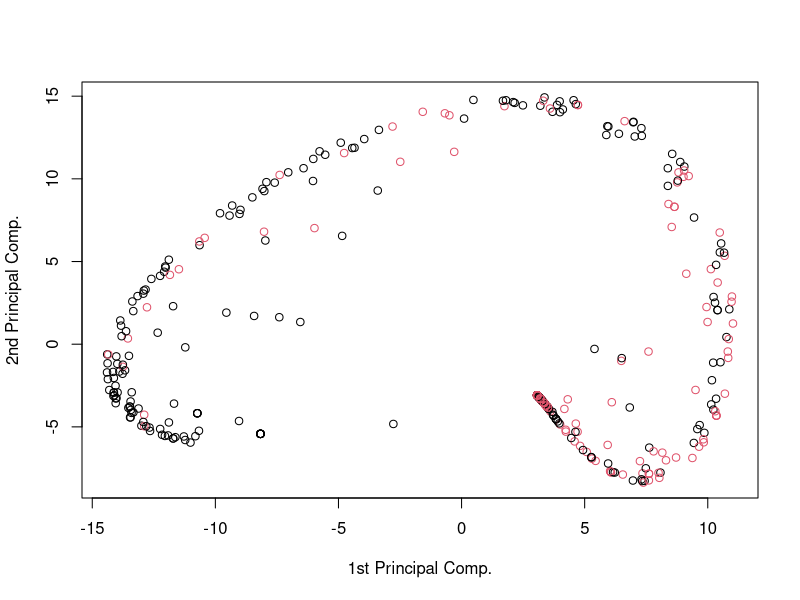

This figure's R source: (Note: this script raises an error after producing the figure.)
## ---- chunk 1
knitr::opts_chunk$set(echo = TRUE)
library(kernlab)
## ---- chunk 2
data(spam)
set.seed(0)
selection<-sample(1:nrow(spam),400,replace=FALSE)
spam.select<-spam[selection,]
## ---- chunk 3
# spam.pca <- PCA(spam,quali.sup=58)
# plot(spam.pca,choix="ind")

train <- sample(1:dim(spam)[1],400)
kpc <- kpca(~.,data=spam[train,-58],kernel='rbfdot',kpar=list(sigma=0.001),features=2)
kpcv <- pcv(kpc)
plot(rotated(kpc),col=as.integer(spam[train,58]),xlab="1st Principal Comp.",ylab="2nd Principal Comp.")

kpc<-kpca(~.,data=spam[train])
## ---- chunk 4
library(mlbench)
set.seed(111)
obj<-mlbench.spirals(100,1,0.025)
my.data<-data.frame(4*obj$x)
names(my.data)<-c("X1","X2")

par(mfrow=c(1,2))
plot(my.data,col=c('orange','blue')[obj$classes],main="original")
my.data<-as.matrix(my.data)

plot(my.data,col=c('orange','blue')[kmeans(my.data,2)$cluster],main="kmeans")
## ---- chunk 5


sigma2 <- 1

K <- exp(-as.matrix(dist(my.data))^2 / sigma2 )


sum(K>0.1)
sum(K>0.2)

image(K)
## ---- chunk 6

A <- K > 0.5
diag(A)<-0

D <- diag(colSums(A))

L<- D- A
eigen(L)$values # les 2 dernieres valent '0' --> 2 composantes connexes

eigen(L)$vectors[,98]

table(eigen(L)$vectors[,98]>0,obj$classes) # ca marche mal trop d'erreur

table(kmeans(eigen(L)$vectors[,97:100],2)$cluster,obj$classes)


color.kmeans <- kmeans(eigen(L)$vectors[,97:100],2,nstart=30)$cluster

par(mfrow=c(1,3))
plot(my.data,col=c('orange','blue')[obj$classes],main="original")
plot(my.data,col=c('orange','blue')[kmeans(my.data,2)$cluster],main="kmeans")
plot(my.data,col=c('orange','blue')[color.kmeans],main="spectral kmeans")
